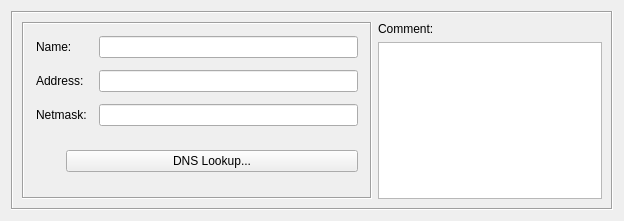
<?xml version="1.0" encoding="UTF-8"?>
<ui version="4.0">
 <class>IPv4Dialog_q</class>
 <widget class="QWidget" name="IPv4Dialog_q">
  <property name="enabled">
   <bool>true</bool>
  </property>
  <property name="geometry">
   <rect>
    <x>0</x>
    <y>0</y>
    <width>624</width>
    <height>221</height>
   </rect>
  </property>
  <property name="windowTitle">
   <string>IPv4</string>
  </property>
  <layout class="QGridLayout" name="gridLayout">
   <item row="0" column="0">
    <widget class="QFrame" name="frame7">
     <property name="sizePolicy">
      <sizepolicy hsizetype="Preferred" vsizetype="Preferred">
       <horstretch>0</horstretch>
       <verstretch>0</verstretch>
      </sizepolicy>
     </property>
     <property name="frameShape">
      <enum>QFrame::Box</enum>
     </property>
     <property name="frameShadow">
      <enum>QFrame::Sunken</enum>
     </property>
     <layout class="QGridLayout">
      <item row="0" column="0" rowspan="2">
       <widget class="QFrame" name="frame14">
        <property name="sizePolicy">
         <sizepolicy hsizetype="Fixed" vsizetype="Preferred">
          <horstretch>0</horstretch>
          <verstretch>0</verstretch>
         </sizepolicy>
        </property>
        <property name="minimumSize">
         <size>
          <width>350</width>
          <height>0</height>
         </size>
        </property>
        <property name="maximumSize">
         <size>
          <width>350</width>
          <height>16777215</height>
         </size>
        </property>
        <property name="frameShape">
         <enum>QFrame::Box</enum>
        </property>
        <property name="frameShadow">
         <enum>QFrame::Sunken</enum>
        </property>
        <layout class="QGridLayout">
         <property name="margin">
          <number>12</number>
         </property>
         <property name="spacing">
          <number>12</number>
         </property>
         <item row="0" column="0">
          <widget class="QLabel" name="textLabel1">
           <property name="text">
            <string>Name:</string>
           </property>
           <property name="wordWrap">
            <bool>false</bool>
           </property>
          </widget>
         </item>
         <item row="0" column="1">
          <widget class="QLineEdit" name="obj_name">
           <property name="sizePolicy">
            <sizepolicy hsizetype="Preferred" vsizetype="Fixed">
             <horstretch>200</horstretch>
             <verstretch>0</verstretch>
            </sizepolicy>
           </property>
           <property name="minimumSize">
            <size>
             <width>0</width>
             <height>0</height>
            </size>
           </property>
          </widget>
         </item>
         <item row="1" column="0">
          <widget class="QLabel" name="textLabel2_2">
           <property name="text">
            <string>Address:</string>
           </property>
           <property name="wordWrap">
            <bool>false</bool>
           </property>
          </widget>
         </item>
         <item row="1" column="1">
          <widget class="QLineEdit" name="address">
           <property name="sizePolicy">
            <sizepolicy hsizetype="Preferred" vsizetype="Fixed">
             <horstretch>0</horstretch>
             <verstretch>0</verstretch>
            </sizepolicy>
           </property>
          </widget>
         </item>
         <item row="2" column="0">
          <widget class="QLabel" name="netmaskLabel">
           <property name="text">
            <string>Netmask:</string>
           </property>
           <property name="wordWrap">
            <bool>false</bool>
           </property>
          </widget>
         </item>
         <item row="2" column="1">
          <widget class="QLineEdit" name="netmask">
           <property name="sizePolicy">
            <sizepolicy hsizetype="Preferred" vsizetype="Fixed">
             <horstretch>0</horstretch>
             <verstretch>0</verstretch>
            </sizepolicy>
           </property>
          </widget>
         </item>
         <item row="3" column="0" colspan="2">
          <layout class="QHBoxLayout">
           <property name="spacing">
            <number>2</number>
           </property>
           <item>
            <spacer>
             <property name="orientation">
              <enum>Qt::Vertical</enum>
             </property>
             <property name="sizeType">
              <enum>QSizePolicy::MinimumExpanding</enum>
             </property>
             <property name="sizeHint" stdset="0">
              <size>
               <width>30</width>
               <height>5</height>
              </size>
             </property>
            </spacer>
           </item>
           <item>
            <widget class="QPushButton" name="dnsLookup">
             <property name="text">
              <string>DNS Lookup...</string>
             </property>
            </widget>
           </item>
          </layout>
         </item>
        </layout>
       </widget>
      </item>
      <item row="0" column="1">
       <widget class="QLabel" name="textLabel2">
        <property name="sizePolicy">
         <sizepolicy hsizetype="Preferred" vsizetype="Fixed">
          <horstretch>0</horstretch>
          <verstretch>0</verstretch>
         </sizepolicy>
        </property>
        <property name="text">
         <string>Comment:</string>
        </property>
        <property name="wordWrap">
         <bool>false</bool>
        </property>
       </widget>
      </item>
      <item row="1" column="1">
       <widget class="TextEditWidget" name="comment">
        <property name="sizePolicy">
         <sizepolicy hsizetype="Expanding" vsizetype="Expanding">
          <horstretch>0</horstretch>
          <verstretch>100</verstretch>
         </sizepolicy>
        </property>
        <property name="minimumSize">
         <size>
          <width>200</width>
          <height>0</height>
         </size>
        </property>
        <property name="maximumSize">
         <size>
          <width>16777215</width>
          <height>180</height>
         </size>
        </property>
        <property name="tabChangesFocus">
         <bool>true</bool>
        </property>
       </widget>
      </item>
     </layout>
    </widget>
   </item>
  </layout>
 </widget>
 <customwidgets>
  <customwidget>
   <class>TextEditWidget</class>
   <extends>QTextEdit</extends>
   <header>TextEditWidget.h</header>
  </customwidget>
 </customwidgets>
 <tabstops>
  <tabstop>obj_name</tabstop>
  <tabstop>address</tabstop>
  <tabstop>netmask</tabstop>
  <tabstop>dnsLookup</tabstop>
  <tabstop>comment</tabstop>
 </tabstops>
 <resources>
  <include location="MainRes.qrc"/>
 </resources>
 <connections>
  <connection>
   <sender>comment</sender>
   <signal>textChanged()</signal>
   <receiver>IPv4Dialog_q</receiver>
   <slot>changed()</slot>
   <hints>
    <hint type="sourcelabel">
     <x>20</x>
     <y>20</y>
    </hint>
    <hint type="destinationlabel">
     <x>20</x>
     <y>20</y>
    </hint>
   </hints>
  </connection>
  <connection>
   <sender>address</sender>
   <signal>editingFinished()</signal>
   <receiver>IPv4Dialog_q</receiver>
   <slot>changed()</slot>
   <hints>
    <hint type="sourcelabel">
     <x>20</x>
     <y>20</y>
    </hint>
    <hint type="destinationlabel">
     <x>20</x>
     <y>20</y>
    </hint>
   </hints>
  </connection>
  <connection>
   <sender>netmask</sender>
   <signal>editingFinished()</signal>
   <receiver>IPv4Dialog_q</receiver>
   <slot>changed()</slot>
   <hints>
    <hint type="sourcelabel">
     <x>20</x>
     <y>20</y>
    </hint>
    <hint type="destinationlabel">
     <x>20</x>
     <y>20</y>
    </hint>
   </hints>
  </connection>
  <connection>
   <sender>obj_name</sender>
   <signal>editingFinished()</signal>
   <receiver>IPv4Dialog_q</receiver>
   <slot>changed()</slot>
   <hints>
    <hint type="sourcelabel">
     <x>20</x>
     <y>20</y>
    </hint>
    <hint type="destinationlabel">
     <x>20</x>
     <y>20</y>
    </hint>
   </hints>
  </connection>
  <connection>
   <sender>dnsLookup</sender>
   <signal>clicked()</signal>
   <receiver>IPv4Dialog_q</receiver>
   <slot>DNSlookup()</slot>
   <hints>
    <hint type="sourcelabel">
     <x>20</x>
     <y>20</y>
    </hint>
    <hint type="destinationlabel">
     <x>20</x>
     <y>20</y>
    </hint>
   </hints>
  </connection>
 </connections>
</ui>
